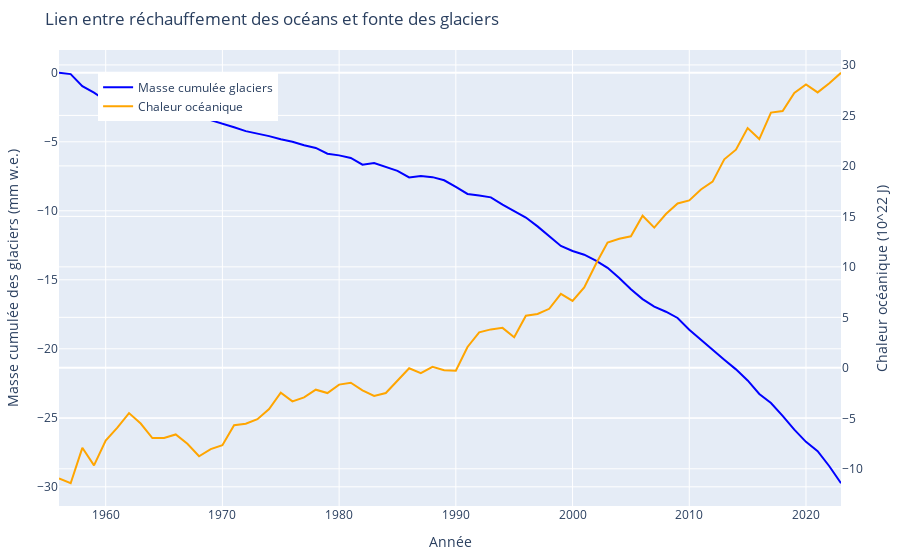

The notebook cell this image was saved under:
### Code cell
fig = go.Figure()

# Glacier
fig.add_trace(go.Scatter(
    x=df_combined["Year"],
    y=df_combined["Mean cumulative mass balance"],
    name="Masse cumulée glaciers",
    yaxis="y1",
    line=dict(color="blue")
))

# Chaleur océanique
fig.add_trace(go.Scatter(
    x=df_combined["Year"],
    y=df_combined["ocean_heat_avg"],
    name="Chaleur océanique",
    yaxis="y2",
    line=dict(color="orange")
))

# Layout double axe
fig.update_layout(
    title="Lien entre réchauffement des océans et fonte des glaciers",
    xaxis=dict(title="Année"),
    yaxis=dict(title="Masse cumulée des glaciers (mm w.e.)", side="left"),
    yaxis2=dict(title="Chaleur océanique (10^22 J)", overlaying="y", side="right"),
    legend=dict(x=0.05, y=0.95),
    margin=dict(l=50, r=50, t=50, b=50)
)

fig.show()

### Figure 1 — Plotly figure (JSON) as saved in the notebook; plotly's stock layout.template omitted (floating-point values rounded to 4 significant figures)
{"data": [{"line": {"color": "blue"}, "name": "Masse cumulée glaciers", "type": "scatter", "x": [1956, 1957, 1958, 1959, 1960, 1961, 1962, 1963, 1964, 1965, 1966, 1967, 1968, 1969, 1970, 1971, 1972, 1973, 1974, 1975, 1976, 1977, 1978, 1979, 1980, 1981, 1982, 1983, 1984, 1985, 1986, 1987, 1988, 1989, 1990, 1991, 1992, 1993, 1994, 1995, 1996, 1997, 1998, 1999, 2000, 2001, 2002, 2003, 2004, 2005, 2006, 2007, 2008, 2009, 2010, 2011, 2012, 2013, 2014, 2015, 2016, 2017, 2018, 2019, 2020, 2021, 2022, 2023], "y": [0.0, -0.094, -0.963, -1.431, -2.008, -2.445, -2.648, -3.0, -2.682, -2.524, -2.75, -2.869, -2.939, -3.428, -3.715, -3.946, -4.225, -4.402, -4.589, -4.815, -4.998, -5.255, -5.443, -5.86, -5.983, -6.174, -6.662, -6.535, -6.794, -7.102, -7.583, -7.487, -7.561, -7.789, -8.274, -8.777, -8.893, -9.026, -9.557, -10.02, -10.49, -11.13, -11.85, -12.55, -12.91, -13.18, -13.61, -14.13, -14.87, -15.68, -16.4, -16.94, -17.31, -17.77, -18.61, -19.35, -20.08, -20.79, -21.49, -22.29, -23.28, -23.93, -24.86, -25.86, -26.74, -27.42, -28.51, -29.74], "yaxis": "y"}, {"line": {"color": "orange"}, "name": "Chaleur océanique", "type": "scatter", "x": [1956, 1957, 1958, 1959, 1960, 1961, 1962, 1963, 1964, 1965, 1966, 1967, 1968, 1969, 1970, 1971, 1972, 1973, 1974, 1975, 1976, 1977, 1978, 1979, 1980, 1981, 1982, 1983, 1984, 1985, 1986, 1987, 1988, 1989, 1990, 1991, 1992, 1993, 1994, 1995, 1996, 1997, 1998, 1999, 2000, 2001, 2002, 2003, 2004, 2005, 2006, 2007, 2008, 2009, 2010, 2011, 2012, 2013, 2014, 2015, 2016, 2017, 2018, 2019, 2020, 2021, 2022, 2023], "y": [-10.96, -11.43, -7.922, -9.656, -7.209, -5.927, -4.485, -5.519, -6.952, -6.942, -6.595, -7.527, -8.76, -8.056, -7.656, -5.677, -5.538, -5.093, -4.09, -2.469, -3.326, -2.931, -2.167, -2.5, -1.66, -1.478, -2.227, -2.776, -2.493, -1.263, -0.04399, -0.52, 0.09434, -0.2307, -0.289, 2.064, 3.518, 3.806, 3.957, 3.035, 5.167, 5.33, 5.847, 7.331, 6.623, 7.971, 10.28, 12.4, 12.78, 13.03, 15.06, 13.89, 15.23, 16.28, 16.58, 17.66, 18.44, 20.65, 21.61, 23.74, 22.66, 25.28, 25.44, 27.22, 28.07, 27.28, 28.19, 29.22], "yaxis": "y2"}], "layout": {"legend": {"x": 0.05, "y": 0.95}, "margin": {"b": 50, "l": 50, "r": 50, "t": 50}, "title": {"text": "Lien entre réchauffement des océans et fonte des glaciers"}, "xaxis": {"title": {"text": "Année"}}, "yaxis": {"side": "left", "title": {"text": "Masse cumulée des glaciers (mm w.e.)"}}, "yaxis2": {"overlaying": "y", "side": "right", "title": {"text": "Chaleur océanique (10^22 J)"}}}}
